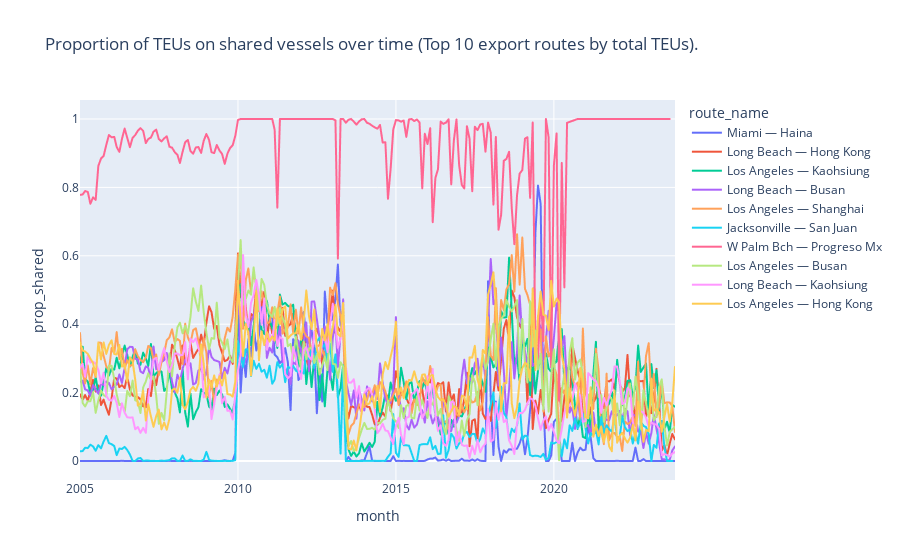

The code cell stored with this chart in its notebook:
### Code cell
sharing_over_time_plotly(
    data_lf=exports_lf,
    group_var='route_name',
    title='Proportion of TEUs on shared vessels over time (Top 10 export routes by total TEUs).')

### Figure 1 — Plotly figure (JSON) as saved in the notebook; plotly's stock layout.template omitted (floating-point values rounded to 4 significant figures; data arrays with more than 128 entries replaced by an {"elided": "..."} marker saying what was removed)
{"data": [{"hovertemplate": "route_name=Miami — Haina<br>month=%{x}<br>prop_shared=%{y}<extra></extra>", "legendgroup": "Miami — Haina", "line": {"color": "#636efa", "dash": "solid"}, "marker": {"symbol": "circle"}, "mode": "lines", "name": "Miami — Haina", "showlegend": true, "type": "scattergl", "x": {"elided": "227 str values"}, "xaxis": "x", "y": {"elided": "227 float values"}, "yaxis": "y"}, {"hovertemplate": "route_name=Long Beach — Hong Kong<br>month=%{x}<br>prop_shared=%{y}<extra></extra>", "legendgroup": "Long Beach — Hong Kong", "line": {"color": "#EF553B", "dash": "solid"}, "marker": {"symbol": "circle"}, "mode": "lines", "name": "Long Beach — Hong Kong", "showlegend": true, "type": "scattergl", "x": {"elided": "227 str values"}, "xaxis": "x", "y": {"elided": "227 float values"}, "yaxis": "y"}, {"hovertemplate": "route_name=Los Angeles — Kaohsiung<br>month=%{x}<br>prop_shared=%{y}<extra></extra>", "legendgroup": "Los Angeles — Kaohsiung", "line": {"color": "#00cc96", "dash": "solid"}, "marker": {"symbol": "circle"}, "mode": "lines", "name": "Los Angeles — Kaohsiung", "showlegend": true, "type": "scattergl", "x": {"elided": "227 str values"}, "xaxis": "x", "y": {"elided": "227 float values"}, "yaxis": "y"}, {"hovertemplate": "route_name=Long Beach — Busan<br>month=%{x}<br>prop_shared=%{y}<extra></extra>", "legendgroup": "Long Beach — Busan", "line": {"color": "#ab63fa", "dash": "solid"}, "marker": {"symbol": "circle"}, "mode": "lines", "name": "Long Beach — Busan", "showlegend": true, "type": "scattergl", "x": {"elided": "227 str values"}, "xaxis": "x", "y": {"elided": "227 float values"}, "yaxis": "y"}, {"hovertemplate": "route_name=Los Angeles — Shanghai<br>month=%{x}<br>prop_shared=%{y}<extra></extra>", "legendgroup": "Los Angeles — Shanghai", "line": {"color": "#FFA15A", "dash": "solid"}, "marker": {"symbol": "circle"}, "mode": "lines", "name": "Los Angeles — Shanghai", "showlegend": true, "type": "scattergl", "x": {"elided": "227 str values"}, "xaxis": "x", "y": {"elided": "227 float values"}, "yaxis": "y"}, {"hovertemplate": "route_name=Jacksonville — San Juan<br>month=%{x}<br>prop_shared=%{y}<extra></extra>", "legendgroup": "Jacksonville — San Juan", "line": {"color": "#19d3f3", "dash": "solid"}, "marker": {"symbol": "circle"}, "mode": "lines", "name": "Jacksonville — San Juan", "showlegend": true, "type": "scattergl", "x": {"elided": "226 str values"}, "xaxis": "x", "y": {"elided": "226 float values"}, "yaxis": "y"}, {"hovertemplate": "route_name=W Palm Bch — Progreso Mx<br>month=%{x}<br>prop_shared=%{y}<extra></extra>", "legendgroup": "W Palm Bch — Progreso Mx", "line": {"color": "#FF6692", "dash": "solid"}, "marker": {"symbol": "circle"}, "mode": "lines", "name": "W Palm Bch — Progreso Mx", "showlegend": true, "type": "scattergl", "x": {"elided": "197 str values"}, "xaxis": "x", "y": {"elided": "197 float values"}, "yaxis": "y"}, {"hovertemplate": "route_name=Los Angeles — Busan<br>month=%{x}<br>prop_shared=%{y}<extra></extra>", "legendgroup": "Los Angeles — Busan", "line": {"color": "#B6E880", "dash": "solid"}, "marker": {"symbol": "circle"}, "mode": "lines", "name": "Los Angeles — Busan", "showlegend": true, "type": "scattergl", "x": {"elided": "227 str values"}, "xaxis": "x", "y": {"elided": "227 float values"}, "yaxis": "y"}, {"hovertemplate": "route_name=Long Beach — Kaohsiung<br>month=%{x}<br>prop_shared=%{y}<extra></extra>", "legendgroup": "Long Beach — Kaohsiung", "line": {"color": "#FF97FF", "dash": "solid"}, "marker": {"symbol": "circle"}, "mode": "lines", "name": "Long Beach — Kaohsiung", "showlegend": true, "type": "scattergl", "x": {"elided": "227 str values"}, "xaxis": "x", "y": {"elided": "227 float values"}, "yaxis": "y"}, {"hovertemplate": "route_name=Los Angeles — Hong Kong<br>month=%{x}<br>prop_shared=%{y}<extra></extra>", "legendgroup": "Los Angeles — Hong Kong", "line": {"color": "#FECB52", "dash": "solid"}, "marker": {"symbol": "circle"}, "mode": "lines", "name": "Los Angeles — Hong Kong", "showlegend": true, "type": "scattergl", "x": {"elided": "227 str values"}, "xaxis": "x", "y": {"elided": "227 float values"}, "yaxis": "y"}], "layout": {"legend": {"title": {"text": "route_name"}, "tracegroupgap": 0}, "title": {"text": "Proportion of TEUs on shared vessels over time (Top 10 export routes by total TEUs)."}, "xaxis": {"anchor": "y", "domain": [0, 1], "title": {"text": "month"}}, "yaxis": {"anchor": "x", "domain": [0, 1], "title": {"text": "prop_shared"}}}}
